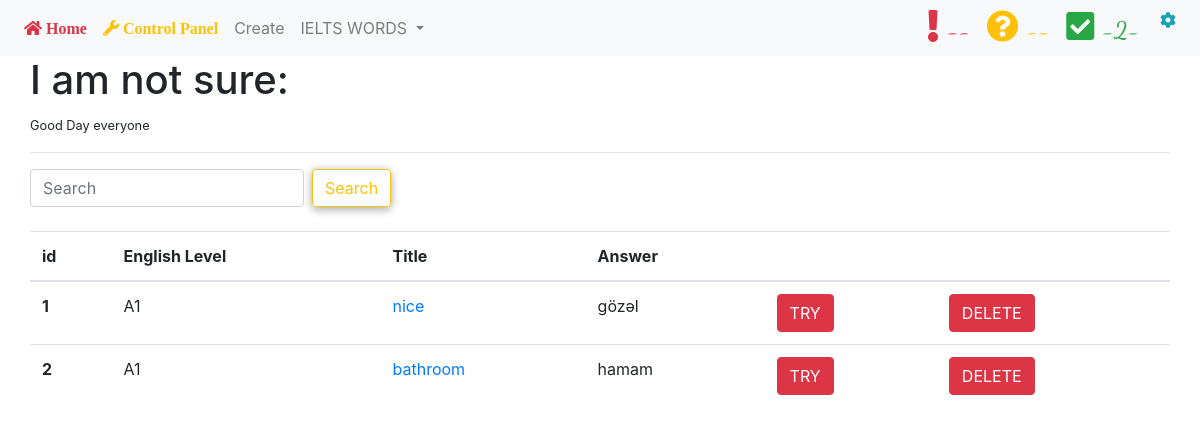
The app's page /correct/ (signed in) with its own data.
### views/models.py (models this page shows)
class Corrects(db.Model):
    id = db.Column(db.Integer, primary_key=True)
    kind = db.Column(db.String(10), nullable=False)
    title = db.Column(db.String(10), nullable=False)
    answer = db.Column(db.String(10), nullable=False)
    author = db.Column(db.String(10), nullable=False)

### views/correct.py (the view)
@correct_b.route("/correct/",methods = ['GET','POST'])
@login_required
def correct_1():
    cors = Corrects.query.filter_by(author = session['username']).all()
    cors = Corrects.query.filter_by(author = session['username']).all()
    session['cors_w']=len(cors)
    if cors:
        return render_template('correct.html',cors = cors)
    else:
        return render_template('correct.html')

### views/models.py (called while the page is built)
def login_required(f):
    @wraps(f)
    def decorated_function(*args, **kwargs):
        if 'logged_in' in session:
            return f(*args, **kwargs)
        else:
            flash('Please login to enter this page','danger')
            return redirect(url_for('login'))
    return decorated_function

### templates/correct.html (shortened to what this page needs)
{% extends 'index.html' %}
{% block body %}
<h1>I am not sure: </h1>
<small>Good Day {{session['username']}}</small>
<hr>
<form class="form-inline md-form mr-auto mb-4" action="/co_search" method="POST">
    <input class="form-control mr-sm-2" type="text" name='qu_keyword' placeholder="Search" aria-label="Search">
    <button class="btn btn-outline-warning btn-rounded  my-0" type="submit">Search</button>
</form>
<table class="table table-hover">
    <thead>
        <tr>
            <th scope="col">id</th>
            <th scope="col">English Level</th>
            <th scope="col">Title</th>
            <th scope="col">Answer</th>
            <th scope="col"></th>
            <th scope="col"></th>
        </tr>
    </thead>
    <tbody>
        {% if cors %} {% for cor in cors %}
        <tr>
            <th scope="row"> {{ loop.index0+1 }} </th>
            <td>{{cor.kind}}</td>
            <td> <a href="/go_2/{{cor.title}}/{{cor.kind}}"> {{cor.title}} </a></td>
            <td>{{cor.answer}}</td>
            <td><a href="/go_2/{{cor.title}}/{{cor.kind}}" class='btn btn-danger'>TRY</a></td>
            <td><a href="/delete_3/{{cor.id}}" class='btn btn-danger'>DELETE</a></td>
        </tr>
        {% endfor %}
    </tbody>
</table>
{% else %}
<div class="alert alert-danger">No questions yet</div>
{% endif %}
{% endblock body %}

### static/style_1.css (style rules this page uses)
button { padding: 10px; border-radius: 5px; background-color: rgb(255, 255, 255); border: 1px solid rgb(172, 172, 172); border-top-left-radius: 20px; border-bottom-right-radius: 20px; margin-bottom: 10px; box-shadow: 0 4px 8px 0 rgba(0, 0, 0, 0.2), 0 0px 10px 0 rgba(0, 0, 0, 0.19); }

### records on screen
Corrects: kind "A1", title "nice", answer "gözəl"
Corrects: kind "A1", title "bathroom", answer "hamam"

### other values on screen
{{ session['cors_w'] }} "2"
{{ session['username'] }} "everyone"
